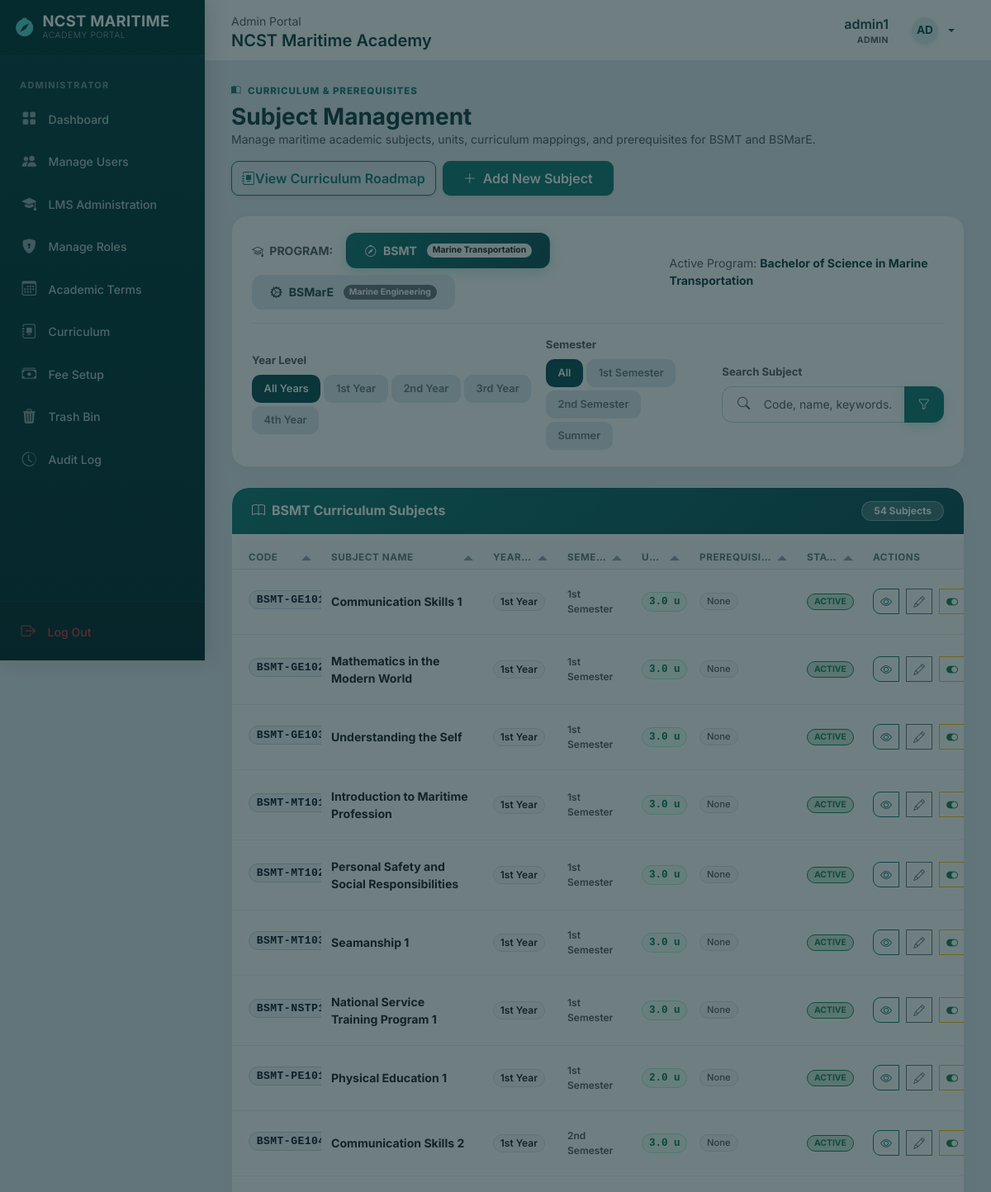
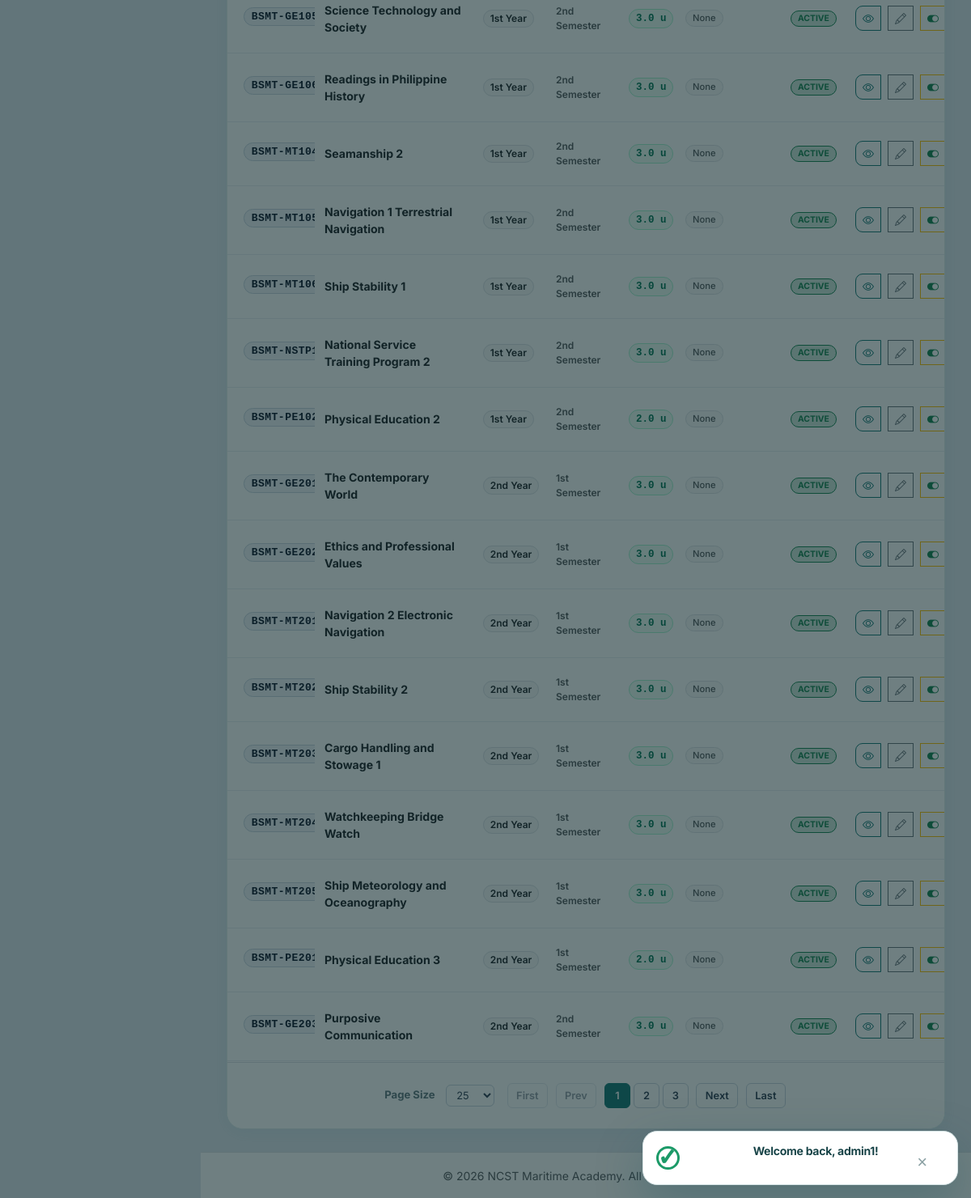
/registrar/subjects (signed in), run on the app's committed database (2 pictures, top to bottom).
### tables this page shows
CREATE TABLE IF NOT EXISTS subjects (
    id INT UNSIGNED AUTO_INCREMENT PRIMARY KEY,
    curriculum_id INT UNSIGNED NULL,
    program_id INT UNSIGNED NULL,
    subject_code VARCHAR(20) NOT NULL,
    subject_name VARCHAR(100) NOT NULL,
    units DECIMAL(3,1) NOT NULL DEFAULT 3.0,
    subject_type VARCHAR(50) NULL DEFAULT 'General Education',
    year_level ENUM('1st Year','2nd Year','3rd Year','4th Year') NULL,
    semester_name ENUM('1st Semester','2nd Semester','Summer') NULL,
    description TEXT NULL,
    status ENUM('active','inactive') NOT NULL DEFAULT 'active',
    created_at TIMESTAMP NOT NULL DEFAULT CURRENT_TIMESTAMP,
    updated_at TIMESTAMP NOT NULL DEFAULT CURRENT_TIMESTAMP ON UPDATE CURRENT_TIMESTAMP,
    UNIQUE KEY uq_subjects_code_curriculum (curriculum_id, subject_code),
    UNIQUE KEY uq_subjects_code (subject_code),
    KEY idx_subjects_program (program_id),
    KEY idx_subjects_program_year_semester (program_id, year_level, semester_name),
    CONSTRAINT fk_subjects_curriculum
        FOREIGN KEY (curriculum_id) REFERENCES curriculums(id)
        ON DELETE CASCADE ON UPDATE CASCADE,
    CONSTRAINT fk_subjects_program
        FOREIGN KEY (program_id) REFERENCES programs(id)
        ON DELETE SET NULL ON UPDATE CASCADE
);

### registrar/subjects.php (the view, shortened to what this page needs)
<?php
require_once '../config/database.php';
$selectedProgram = isset($_GET['program']) ? trim($_GET['program']) : 'BSMT';
$selectedYear = isset($_GET['year_level']) ? trim($_GET['year_level']) : '';
$selectedSemester = isset($_GET['semester']) ? trim($_GET['semester']) : '';
$search = isset($_GET['search']) ? trim($_GET['search']) : '';
try {
    $where = ["p.program_code = :program"];
    $params = ['program' => $selectedProgram];
    $sql = "
        SELECT s.id as s_id, s.id, s.subject_code, s.subject_name,
               COALESCE(cs.units, s.units) as units,
               COALESCE(cs.subject_type, s.subject_type, 'General Education') as subject_type,
               s.description, s.status,
               COALESCE(cs.year_level, s.year_level) as year_level,
               COALESCE(cs.semester, s.semester_name) as semester_name,
               p.id as program_id, p.program_code, p.program_name,
               c.curriculum_name, c.effective_year, cs.id as cs_id
        FROM subjects s
        JOIN programs p ON p.id = s.program_id
        LEFT JOIN (
            curriculum_subjects cs
            JOIN curriculums c ON c.id = cs.curriculum_id AND c.is_active = 1
        ) ON cs.subject_id = s.id
        WHERE " . implode(" AND ", $where) . "
        ORDER BY
            CASE COALESCE(cs.year_level, s.year_level)
                WHEN '1st Year' THEN 1
                WHEN '2nd Year' THEN 2
                WHEN '3rd Year' THEN 3
                WHEN '4th Year' THEN 4
                ELSE 5
            END,
            CASE COALESCE(cs.semester, s.semester_name)
                WHEN '1st Semester' THEN 1
                WHEN '2nd Semester' THEN 2
                WHEN 'Summer' THEN 3
                ELSE 4
            END,
            COALESCE(cs.display_order, 999) ASC,
            s.subject_code ASC
    ";
    $stmtSubjects = $pdo->prepare($sql);
    $stmtSubjects->execute($params);
    $subjects = $stmtSubjects->fetchAll();
} catch (\PDOException $e) {
    error_log("Fetch subjects failed: " . $e->getMessage());
    $subjects = [];
}
try {
    $prerequisiteMap = [];
} catch (\PDOException $e) {
    error_log("Fetch prerequisites failed: " . $e->getMessage());
    $prerequisiteMap = [];
}
try {
    $dependentMap = [];
} catch (\PDOException $e) {
    error_log("Fetch dependent subjects failed: " . $e->getMessage());
    $dependentMap = [];
}
try {
    $curriculumUsageMap = [];
} catch (\PDOException $e) {
    error_log("Fetch curriculum usage failed: " . $e->getMessage());
    $curriculumUsageMap = [];
}
require_once '../includes/header.php';
?>
<div class="page-heading mb-4 d-flex justify-content-between align-items-center flex-wrap gap-3">
    <div>
        <div class="page-eyebrow"><i class="bi bi-book-half me-1"></i> Curriculum & Prerequisites</div>
        <h3 class="m-0 text-navy-alt fw-bold">Subject Management</h3>
        <p class="text-muted small m-0">Manage maritime academic subjects, units, curriculum mappings, and prerequisites for BSMT and BSMarE.</p>
    </div>
    <div class="d-flex gap-2 flex-wrap">
        <a href="curriculum?program=<?php echo urlencode($selectedProgram); ?>" class="btn btn-outline-primary d-flex align-items-center gap-1.5 shadow-sm px-3.5 py-2 fw-semibold">
            <i class="bi bi-journal-album"></i> View Curriculum Roadmap
        </a>
        <button type="button" class="btn btn-brand-primary d-flex align-items-center gap-2 shadow-sm px-4 py-2 fw-semibold" data-bs-toggle="modal" data-bs-target="#addSubjectModal">
            <i class="bi bi-plus-lg"></i> Add New Subject
        </button>
    </div>
</div>
<div class="maritime-control-bar mb-4">
    <div class="d-flex flex-column flex-md-row justify-content-between align-items-md-center gap-3 pb-3 border-bottom border-light-subtle">
        <div class="d-flex align-items-center gap-2 flex-wrap">
            <span class="small fw-bold text-uppercase text-muted me-2"><i class="bi bi-mortarboard me-1"></i> Program:</span>
            <a href="subjects?program=BSMT<?php echo $selectedYear ? '&year_level=' . urlencode($selectedYear) : ''; ?><?php echo $selectedSemester ? '&semester=' . urlencode($selectedSemester) : ''; ?>"
               class="program-pill-btn <?php echo $selectedProgram === 'BSMT' ? 'active' : ''; ?>">
                <i class="bi bi-compass"></i> BSMT
                <span class="badge ms-1 <?php echo $selectedProgram === 'BSMT' ? 'bg-light text-dark' : 'bg-secondary text-white'; ?>" style="font-size: 0.65rem;">Marine Transportation</span>
            </a>
            <a href="subjects?program=BSMarE<?php echo $selectedYear ? '&year_level=' . urlencode($selectedYear) : ''; ?><?php echo $selectedSemester ? '&semester=' . urlencode($selectedSemester) : ''; ?>"
               class="program-pill-btn <?php echo $selectedProgram === 'BSMarE' ? 'active' : ''; ?>">
                <i class="bi bi-gear-wide-connected"></i> BSMarE
                <span class="badge ms-1 <?php echo $selectedProgram === 'BSMarE' ? 'bg-light text-dark' : 'bg-secondary text-white'; ?>" style="font-size: 0.65rem;">Marine Engineering</span>
            </a>
        </div>
        <div class="text-muted small">
            Active Program: <strong class="text-navy"><?php echo $selectedProgram === 'BSMT' ? 'Bachelor of Science in Marine Transportation' : 'Bachelor of Science in Marine Engineering'; ?></strong>
        </div>
    </div>
    <form method="GET" action="subjects" class="row g-3 align-items-center pt-3">
        <div class="col-12 col-lg-5">
            <label class="form-label small fw-bold text-muted mb-1.5 d-block">Year Level</label>
            <div class="d-flex flex-wrap gap-1">
                <a href="subjects?program=<?php echo urlencode($selectedProgram); ?>&semester=<?php echo urlencode($selectedSemester); ?>&search=<?php echo urlencode($search); ?>"
                   class="filter-pill <?php echo $selectedYear === '' ? 'active' : ''; ?>">
                    All Years
                </a>
                <?php foreach (['1st Year', '2nd Year', '3rd Year', '4th Year'] as $yl): ?>
                    <a href="subjects?program=<?php echo urlencode($selectedProgram); ?>&year_level=<?php echo urlencode($yl); ?>&semester=<?php echo urlencode($selectedSemester); ?>&search=<?php echo urlencode($search); ?>"
                       class="filter-pill <?php echo $selectedYear === $yl ? 'active' : ''; ?>">
                        <?php echo htmlspecialchars($yl); ?>
                    </a>
                <?php endforeach; ?>
            </div>
        </div>
        <div class="col-12 col-md-5 col-lg-3">
            <label class="form-label small fw-bold text-muted mb-1.5 d-block">Semester</label>
            <div class="d-flex flex-wrap gap-1">
                <a href="subjects?program=<?php echo urlencode($selectedProgram); ?>&year_level=<?php echo urlencode($selectedYear); ?>&search=<?php echo urlencode($search); ?>"
                   class="filter-pill <?php echo $selectedSemester === '' ? 'active' : ''; ?>">
                    All
                </a>
                <?php foreach (['1st Semester', '2nd Semester', 'Summer'] as $sem): ?>
                    <a href="subjects?program=<?php echo urlencode($selectedProgram); ?>&year_level=<?php echo urlencode($selectedYear); ?>&semester=<?php echo urlencode($sem); ?>&search=<?php echo urlencode($search); ?>"
                       class="filter-pill <?php echo $selectedSemester === $sem ? 'active' : ''; ?>">
                        <?php echo htmlspecialchars($sem); ?>
                    </a>
                <?php endforeach; ?>
            </div>
        </div>
        <div class="col-12 col-md-7 col-lg-4">
            <label class="form-label small fw-bold text-muted mb-1.5 d-block">Search Subject</label>
            <div class="input-group">
                <span class="input-group-text bg-white border-end-0"><i class="bi bi-search text-muted"></i></span>
                <input type="text" name="search" id="searchInput" class="form-control border-start-0 ps-0" placeholder="Code, name, keywords..." value="<?php echo htmlspecialchars($search); ?>" autocomplete="off">
                <button type="submit" class="btn btn-brand-primary px-3"><i class="bi bi-funnel"></i></button>
            </div>
        </div>
    </form>
</div>
<div class="card shadow-sm border-0" style="border-radius: 16px; overflow: hidden; border: 1px solid #e0eded !important; box-shadow: 0 4px 24px rgba(11,155,152,0.07) !important;">
    <div class="d-flex justify-content-between align-items-center flex-wrap gap-2 px-4 py-3" style="background: linear-gradient(135deg, var(--brand-primary) 0%, var(--brand-dark) 100%);">
        <h5 class="m-0 fw-bold text-white d-flex align-items-center gap-2" style="font-size: 1rem;">
            <i class="bi bi-book"></i> <?php echo htmlspecialchars($selectedProgram); ?> Curriculum Subjects
        </h5>
        <span class="badge" style="background: rgba(255,255,255,0.22); color: #ffffff !important; border: 1px solid rgba(255,255,255,0.35); border-radius: 999px; padding: 5px 14px; font-size: 0.75rem; font-weight: 700;">
            <?php echo count($subjects); ?> Subject<?php echo count($subjects) !== 1 ? 's' : ''; ?>
        </span>
    </div>
    <div class="card-body p-0">
        <div class="table-responsive">
            <table class="table table-hover table-maritime align-middle m-0" id="subjectsTable" style="width: 100%;">
                <thead>
                    <tr>
                    </tr>
                </thead>
                <tbody>
                    <?php if (!empty($subjects)): ?>
                        <?php foreach ($subjects as $s):
                            $prereqs = $prerequisiteMap[(int)$s['id']] ?? [];
                            $dependents = $dependentMap[(int)$s['id']] ?? [];
                        ?>
                            <tr>
                                <td class="ps-4">
                                    <div class="fw-bold text-navy mb-1">
                                        <span class="badge font-monospace fw-bold" style="background: #f1f5f9; color: #0f172a; border: 1.5px solid #cbd5e1; font-size: 0.82rem; padding: 0.25rem 0.55rem; letter-spacing: 0.4px;">
                                            <?php echo htmlspecialchars($s['subject_code']); ?>
                                        </span>
                                    </div>
                                </td>
                                <td>
                                    <div class="fw-bold text-dark" style="font-size: 0.88rem;"><?php echo htmlspecialchars($s['subject_name']); ?></div>
                                </td>
                                <td><span class="badge bg-light text-dark border px-2.5 py-1 fw-semibold" style="font-size: 0.75rem;"><?php echo htmlspecialchars($s['year_level']); ?></span></td>
                                <td><span class="text-muted small fw-semibold" style="font-size: 0.75rem;"><?php echo htmlspecialchars($s['semester_name']); ?></span></td>
                                <td>
                                    <span class="badge font-monospace fw-bold shadow-2xs"
                                          style="background: #ecfdf5; color: #047857; border: 1.5px solid #a7f3d0; font-size: 0.78rem; padding: 0.3rem 0.5rem;">
                                        <?php echo number_format($s['units'], 1); ?> u
                                    </span>
                                </td>
                                <td>
                                    <?php if (!empty($prereqs)): ?>
                                        <div class="d-flex flex-wrap gap-1.5">
                                            <?php foreach ($prereqs as $p): ?>
                                                <span class="badge font-monospace shadow-2xs d-inline-flex align-items-center"
                                                      style="background-color: #ffedd5; color: #9a3412; border: 1.5px solid #fb923c; font-size: 0.72rem; font-weight: 700; padding: 0.25rem 0.5rem; border-radius: 6px;"
                                                      title="<?php echo htmlspecialchars($p['name']); ?>">
                                                    <i class="bi bi-link-45deg me-0.5 text-danger" style="font-size: 0.75rem;"></i><?php echo htmlspecialchars($p['code']); ?>
                                                </span>
                                            <?php endforeach; ?>
                                        </div>
                                    <?php else: ?>
                                        <span class="badge bg-light text-muted border px-2 py-1" style="font-size: 0.7rem; font-weight: 500;">None</span>
                                    <?php endif; ?>
                                </td>
                                <td>
                                    <?php if ($s['status'] === 'active'): ?>
                                        <span class="badge bg-success-subtle text-success border border-success px-2 py-1 text-uppercase fw-bold" style="font-size: 0.65rem;">Active</span>
                                    <?php else: ?>
                                        <span class="badge bg-secondary-subtle text-secondary border border-secondary px-2 py-1 text-uppercase fw-bold" style="font-size: 0.65rem;">Inactive</span>
                                    <?php endif; ?>
                                </td>
                                <td class="pe-4 text-end">
                                    <div class="btn-group btn-group-sm" role="group">
                                        <?php
                                        $currUsages = $curriculumUsageMap[(int)$s['id']] ?? [];
                                        ?>
                                        <button type="button" class="btn btn-outline-primary" onclick="viewSubject(<?php echo htmlspecialchars(json_encode($s)); ?>, <?php echo htmlspecialchars(json_encode($prereqs)); ?>, <?php echo htmlspecialchars(json_encode($dependents)); ?>, <?php echo htmlspecialchars(json_encode($currUsages)); ?>)" title="View Details">
                                            <i class="bi bi-eye"></i>
                                        </button>
                                        <button type="button" class="btn btn-outline-secondary" onclick="openEditSubject(<?php echo htmlspecialchars(json_encode($s)); ?>, <?php echo htmlspecialchars(json_encode(array_column($prereqs, 'id'))); ?>)" title="Edit Subject">
                                            <i class="bi bi-pencil"></i>
                                        </button>
                                        <button type="button" class="btn btn-outline-warning" onclick="toggleSubjectStatus(<?php echo $s['id']; ?>, '<?php echo addslashes($s['subject_code']); ?>', '<?php echo $s['status']; ?>')" title="Toggle Active/Inactive">
                                            <i class="bi <?php echo $s['status'] === 'active' ? 'bi-toggle-on text-success' : 'bi-toggle-off text-muted'; ?>"></i>
                                        </button>
                                    </div>
                                </td>
                            </tr>
                        <?php endforeach; ?>
                    <?php endif; ?>
                </tbody>
            </table>
        </div>
    </div>
</div>
<?php require_once '../includes/footer.php'; ?>

### data on the page
subjects: subject_code "BSMT-G…", subject_name "Communication Skills 1", year_level "1st Year", semester_name "1st Semester", units "3.0…", status "ACTIVE"
subjects: subject_code "BSMT-G…", subject_name "Mathematics in the Modern World", year_level "1st Year", semester_name "1st Semester", units "3.0…", status "ACTIVE"
subjects: subject_code "BSMT-G…", subject_name "Understanding the Self", year_level "1st Year", semester_name "1st Semester", units "3.0…", status "ACTIVE"
subjects: subject_code "BSMT-M…", subject_name "Introduction to Maritime Profession", year_level "1st Year", semester_name "1st Semester", units "3.0…", status "ACTIVE"
subjects: subject_code "BSMT-M…", subject_name "Personal Safety and Social Responsibilities", year_level "1st Year", semester_name "1st Semester", units "3.0…", status "ACTIVE"
subjects: subject_code "BSMT-M…", subject_name "Seamanship 1", year_level "1st Year", semester_name "1st Semester", units "3.0…", status "ACTIVE"
subjects: subject_code "BSMT-N…", subject_name "National Service Training Program 1", year_level "1st Year", semester_name "1st Semester", units "3.0…", status "ACTIVE"
subjects: subject_code "BSMT-P…", subject_name "Physical Education 1", year_level "1st Year", semester_name "1st Semester", units "2.0…", status "ACTIVE"
subjects: subject_code "BSMT-G…", subject_name "Communication Skills 2", year_level "1st Year", semester_name "2nd Semester", units "3.0…", status "ACTIVE"
subjects: subject_code "BSMT-G…", subject_name "Science Technology and Society", year_level "1st Year", semester_name "2nd Semester", units "3.0…", status "ACTIVE"
subjects: subject_code "BSMT-G…", subject_name "Readings in Philippine History", year_level "1st Year", semester_name "2nd Semester", units "3.0…", status "ACTIVE"
subjects: subject_code "BSMT-M…", subject_name "Seamanship 2", year_level "1st Year", semester_name "2nd Semester", units "3.0…", status "ACTIVE"
subjects: subject_code "BSMT-M…", subject_name "Navigation 1 Terrestrial Navigation", year_level "1st Year", semester_name "2nd Semester", units "3.0…", status "ACTIVE"
subjects: subject_code "BSMT-M…", subject_name "Ship Stability 1", year_level "1st Year", semester_name "2nd Semester", units "3.0…", status "ACTIVE"
subjects: subject_code "BSMT-N…", subject_name "National Service Training Program 2", year_level "1st Year", semester_name "2nd Semester", units "3.0…", status "ACTIVE"
subjects: subject_code "BSMT-P…", subject_name "Physical Education 2", year_level "1st Year", semester_name "2nd Semester", units "2.0…", status "ACTIVE"
subjects: subject_code "BSMT-G…", subject_name "The Contemporary World", year_level "2nd Ye…", semester_name "1st Semester", units "3.0…", status "ACTIVE"
subjects: subject_code "BSMT-G…", subject_name "Ethics and Professional Values", year_level "2nd Ye…", semester_name "1st Semester", units "3.0…", status "ACTIVE"
subjects: subject_code "BSMT-M…", subject_name "Navigation 2 Electronic Navigation", year_level "2nd Ye…", semester_name "1st Semester", units "3.0…", status "ACTIVE"
subjects: subject_code "BSMT-M…", subject_name "Ship Stability 2", year_level "2nd Ye…", semester_name "1st Semester", units "3.0…", status "ACTIVE"
subjects: subject_code "BSMT-M…", subject_name "Cargo Handling and Stowage 1", year_level "2nd Ye…", semester_name "1st Semester", units "3.0…", status "ACTIVE"
subjects: subject_code "BSMT-M…", subject_name "Watchkeeping Bridge Watch", year_level "2nd Ye…", semester_name "1st Semester", units "3.0…", status "ACTIVE"
subjects: subject_code "BSMT-M…", subject_name "Ship Meteorology and Oceanography", year_level "2nd Ye…", semester_name "1st Semester", units "3.0…", status "ACTIVE"
subjects: subject_code "BSMT-P…", subject_name "Physical Education 3", year_level "2nd Ye…", semester_name "1st Semester", units "2.0…", status "ACTIVE"
subjects: subject_code "BSMT-G…", subject_name "Purposive Communication", year_level "2nd Ye…", semester_name "2nd Semester", units "3.0…", status "ACTIVE"

### other printed values
$_SESSION['role'] "Admin"
$_SESSION['username'] "admin1"
$_SESSION['role'] "ADMIN"
$initials "AD"
$yl "1st Year"
$yl "2nd Year"
$yl "3rd Year"
$yl "4th Year"
$sem "1st Semester"
$sem "2nd Semester"
$sem "Summer"
$selectedProgram "BSMT"
count($subjects) "54"
